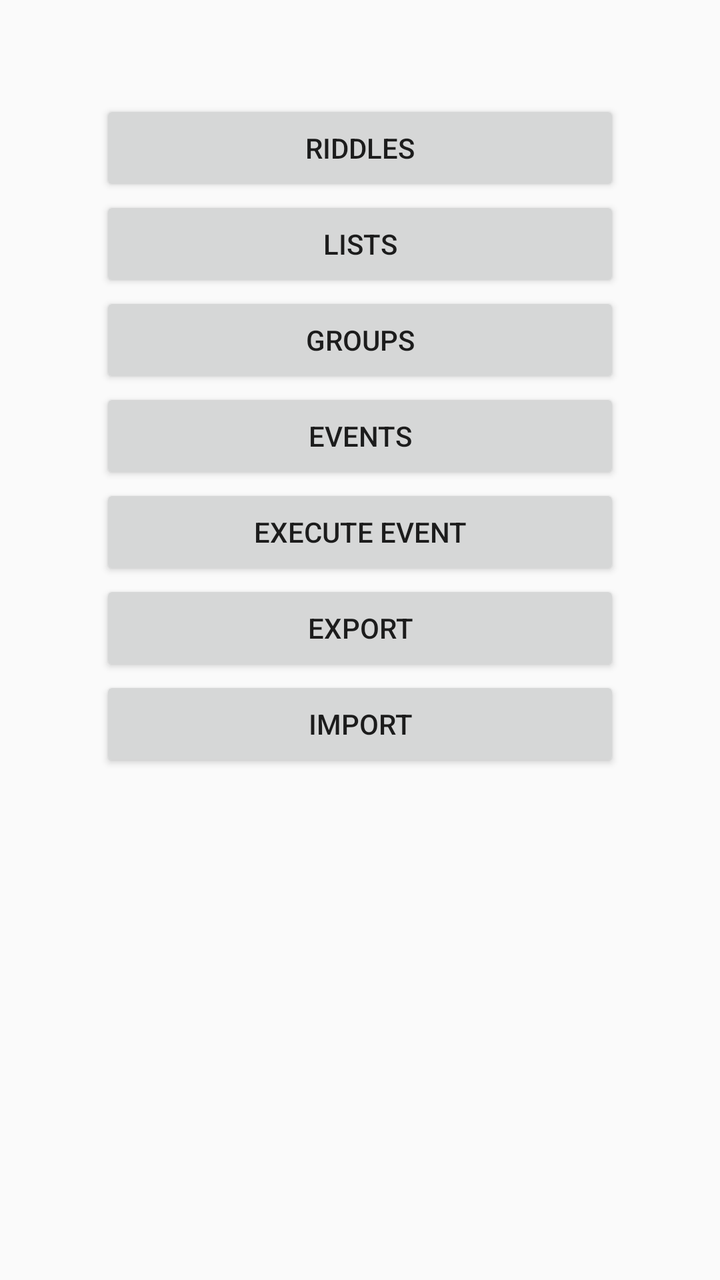
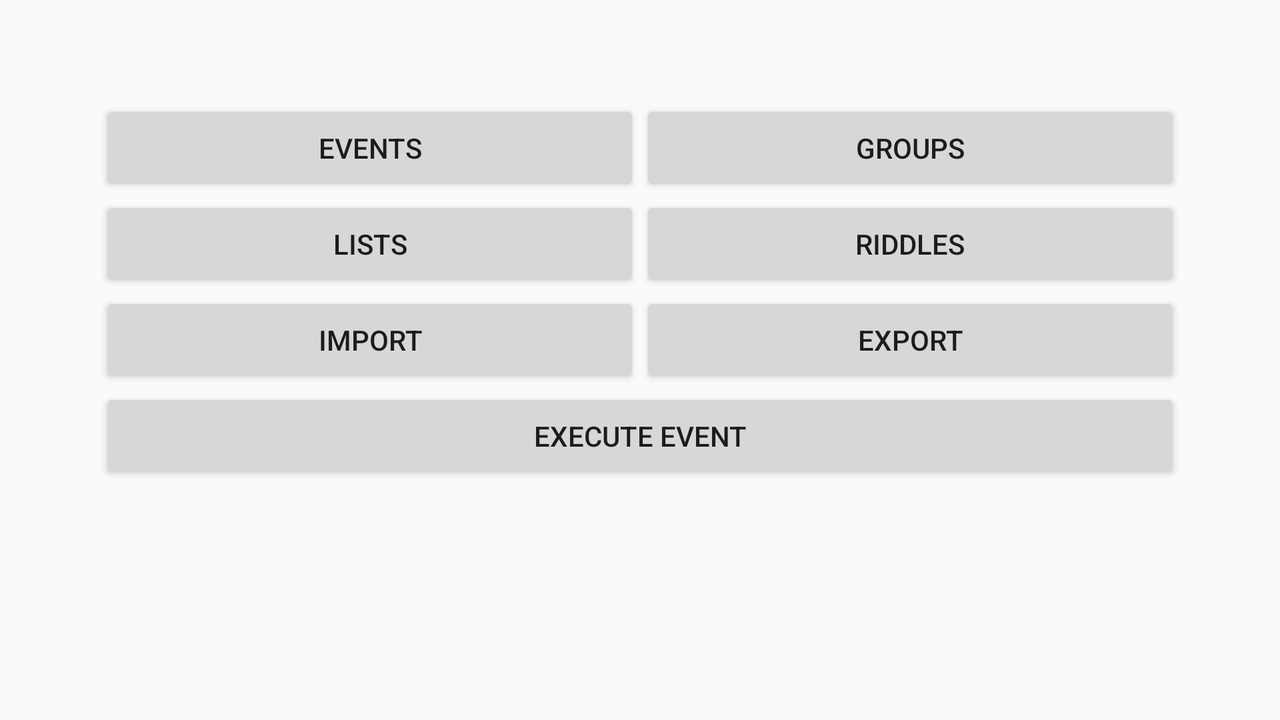

An Android layout and its configuration variant, each rendered on a device that would load it. The default file and the variant file are quoted in full after the pictures.
<!-- AndroidManifest.xml: application theme AppTheme -->
<!-- res/layout/content_admin_hub.xml -->
<?xml version="1.0" encoding="utf-8"?>
<android.support.constraint.ConstraintLayout xmlns:android="http://schemas.android.com/apk/res/android"
    xmlns:app="http://schemas.android.com/apk/res-auto"
    xmlns:tools="http://schemas.android.com/tools"
    android:layout_width="match_parent"
    android:layout_height="match_parent"
    app:layout_behavior="@string/appbar_scrolling_view_behavior"
    tools:context=".ui.adminui.AdminHubActivity"
    tools:showIn="@layout/admin_hub_main">

    <LinearLayout
        android:layout_width="match_parent"
        android:layout_height="match_parent"
        android:orientation="vertical"
        android:padding="50dp">

        <Button
            android:id="@+id/buttonriddle"
            style="@style/Widget.AppCompat.Button"
            android:layout_width="match_parent"
            android:layout_height="wrap_content"
            android:text="@string/adminhub_btn_riddles" />

        <Button
            android:id="@+id/buttonlist"
            style="@style/Widget.AppCompat.Button"
            android:layout_width="match_parent"
            android:layout_height="wrap_content"
            android:text="@string/adminhub_btn_lists" />

        <Button
            android:id="@+id/buttongroup"
            style="@style/Widget.AppCompat.Button"
            android:layout_width="match_parent"
            android:layout_height="wrap_content"
            android:text="@string/adminhub_btn_groups" />

        <Button
            android:id="@+id/buttonevent"
            style="@style/Widget.AppCompat.Button"
            android:layout_width="match_parent"
            android:layout_height="wrap_content"
            android:text="@string/adminhub_btn_events" />

        <Button
            android:id="@+id/buttonbeginevent"
            style="@style/Widget.AppCompat.Button"
            android:layout_width="match_parent"
            android:layout_height="wrap_content"
            android:text="@string/adminhub_btn_exeevent" />

        <Button
            android:id="@+id/button_export"
            style="@style/Widget.AppCompat.Button"
            android:layout_width="match_parent"
            android:layout_height="wrap_content"
            android:text="@string/adminhub_btn_export" />

        <Button
            android:id="@+id/button_import"
            style="@style/Widget.AppCompat.Button"
            android:layout_width="match_parent"
            android:layout_height="wrap_content"
            android:text="@string/adminhub_btn_import" />
    </LinearLayout>

</android.support.constraint.ConstraintLayout>
<!-- res/layout/admin_hub_main.xml (included above) -->
<?xml version="1.0" encoding="utf-8"?>
<android.support.design.widget.CoordinatorLayout xmlns:android="http://schemas.android.com/apk/res/android"
    xmlns:app="http://schemas.android.com/apk/res-auto"
    xmlns:tools="http://schemas.android.com/tools"
    android:layout_width="match_parent"
    android:layout_height="match_parent"
    tools:context=".ui.adminui.AdminHubActivity">

    <android.support.design.widget.AppBarLayout
        android:layout_width="match_parent"
        android:layout_height="wrap_content"
        android:theme="@style/AppTheme.AppBarOverlay">

        <android.support.v7.widget.Toolbar
            android:id="@+id/toolbar"
            android:layout_width="match_parent"
            android:layout_height="?attr/actionBarSize"
            android:background="?attr/colorPrimary"
            app:popupTheme="@style/AppTheme.PopupOverlay" />

    </android.support.design.widget.AppBarLayout>

    <include layout="@layout/content_admin_hub" />

</android.support.design.widget.CoordinatorLayout>
<!-- resources referenced by this layout -->
<resources>
  <string name="adminhub_btn_events">Events</string>
  <string name="adminhub_btn_exeevent">Execute Event</string>
  <string name="adminhub_btn_export">Export</string>
  <string name="adminhub_btn_groups">Groups</string>
  <string name="adminhub_btn_import">Import</string>
  <string name="adminhub_btn_lists">Lists</string>
  <string name="adminhub_btn_riddles">Riddles</string>
  <style name="AppTheme.AppBarOverlay" parent="ThemeOverlay.AppCompat.Dark.ActionBar" />
  <style name="AppTheme.PopupOverlay" parent="ThemeOverlay.AppCompat.Light" />
  <style name="AppTheme" parent="Theme.AppCompat.Light.DarkActionBar">
          
          <item name="colorPrimary">@color/colorPrimary</item>
          <item name="colorPrimaryDark">@color/colorPrimaryDark</item>
          <item name="colorAccent">@color/colorAccent</item>
      </style>
  <color name="colorPrimary">#00AEEF</color>
  <color name="colorPrimaryDark">#007FBC</color>
  <color name="colorAccent">#66e0ff</color>
</resources>
<!-- res/layout-land/content_admin_hub.xml (the repository's variant of the layout above) -->
<!-- drawn on the phone turned sideways -->
<?xml version="1.0" encoding="utf-8"?>
<android.support.constraint.ConstraintLayout xmlns:android="http://schemas.android.com/apk/res/android"
    xmlns:app="http://schemas.android.com/apk/res-auto"
    xmlns:tools="http://schemas.android.com/tools"
    android:layout_width="match_parent"
    android:layout_height="match_parent"
    app:layout_behavior="@string/appbar_scrolling_view_behavior"
    tools:context=".ui.adminui.AdminHubActivity"
    tools:showIn="@layout/admin_hub_main">

    <LinearLayout
        android:layout_width="match_parent"
        android:layout_height="match_parent"
        android:orientation="vertical"
        android:padding="50dp">

        <LinearLayout
            android:layout_width="match_parent"
            android:layout_height="wrap_content"
            android:orientation="horizontal">

            <Button
                android:id="@+id/buttonevent"
                style="@style/Widget.AppCompat.Button"
                android:layout_width="match_parent"
                android:layout_height="wrap_content"
                android:layout_weight="1"
                android:text="@string/adminhub_btn_events" />

            <Button
                android:id="@+id/buttongroup"
                style="@style/Widget.AppCompat.Button"
                android:layout_width="match_parent"
                android:layout_height="wrap_content"
                android:layout_weight="1"
                android:text="@string/adminhub_btn_groups" />

        </LinearLayout>

        <LinearLayout
            android:layout_width="match_parent"
            android:layout_height="wrap_content"
            android:orientation="horizontal">

            <Button
                android:id="@+id/buttonlist"
                style="@style/Widget.AppCompat.Button"
                android:layout_width="match_parent"
                android:layout_height="wrap_content"
                android:layout_weight="1"
                android:text="@string/adminhub_btn_lists" />

            <Button
                android:id="@+id/buttonriddle"
                style="@style/Widget.AppCompat.Button"
                android:layout_width="match_parent"
                android:layout_height="wrap_content"
                android:layout_weight="1"
                android:text="@string/adminhub_btn_riddles" />
        </LinearLayout>

        <LinearLayout
            android:layout_width="match_parent"
            android:layout_height="wrap_content"
            android:orientation="horizontal">

            <Button
                android:id="@+id/button_import"
                style="@style/Widget.AppCompat.Button"
                android:layout_width="match_parent"
                android:layout_height="wrap_content"
                android:layout_weight="1"
                android:text="@string/adminhub_btn_import" />

            <Button
                android:id="@+id/button_export"
                style="@style/Widget.AppCompat.Button"
                android:layout_width="match_parent"
                android:layout_height="wrap_content"
                android:layout_weight="1"
                android:text="@string/adminhub_btn_export" />
        </LinearLayout>

        <Button
            android:id="@+id/buttonbeginevent"
            style="@style/Widget.AppCompat.Button"
            android:layout_width="match_parent"
            android:layout_height="wrap_content"
            android:text="@string/adminhub_btn_exeevent" />

    </LinearLayout>

</android.support.constraint.ConstraintLayout>
<!-- res/layout/content_admin_hub.xml (included above) -->
<?xml version="1.0" encoding="utf-8"?>
<android.support.constraint.ConstraintLayout xmlns:android="http://schemas.android.com/apk/res/android"
    xmlns:app="http://schemas.android.com/apk/res-auto"
    xmlns:tools="http://schemas.android.com/tools"
    android:layout_width="match_parent"
    android:layout_height="match_parent"
    app:layout_behavior="@string/appbar_scrolling_view_behavior"
    tools:context=".ui.adminui.AdminHubActivity"
    tools:showIn="@layout/admin_hub_main">

    <LinearLayout
        android:layout_width="match_parent"
        android:layout_height="match_parent"
        android:orientation="vertical"
        android:padding="50dp">

        <Button
            android:id="@+id/buttonriddle"
            style="@style/Widget.AppCompat.Button"
            android:layout_width="match_parent"
            android:layout_height="wrap_content"
            android:text="@string/adminhub_btn_riddles" />

        <Button
            android:id="@+id/buttonlist"
            style="@style/Widget.AppCompat.Button"
            android:layout_width="match_parent"
            android:layout_height="wrap_content"
            android:text="@string/adminhub_btn_lists" />

        <Button
            android:id="@+id/buttongroup"
            style="@style/Widget.AppCompat.Button"
            android:layout_width="match_parent"
            android:layout_height="wrap_content"
            android:text="@string/adminhub_btn_groups" />

        <Button
            android:id="@+id/buttonevent"
            style="@style/Widget.AppCompat.Button"
            android:layout_width="match_parent"
            android:layout_height="wrap_content"
            android:text="@string/adminhub_btn_events" />

        <Button
            android:id="@+id/buttonbeginevent"
            style="@style/Widget.AppCompat.Button"
            android:layout_width="match_parent"
            android:layout_height="wrap_content"
            android:text="@string/adminhub_btn_exeevent" />

        <Button
            android:id="@+id/button_export"
            style="@style/Widget.AppCompat.Button"
            android:layout_width="match_parent"
            android:layout_height="wrap_content"
            android:text="@string/adminhub_btn_export" />

        <Button
            android:id="@+id/button_import"
            style="@style/Widget.AppCompat.Button"
            android:layout_width="match_parent"
            android:layout_height="wrap_content"
            android:text="@string/adminhub_btn_import" />
    </LinearLayout>

</android.support.constraint.ConstraintLayout>
